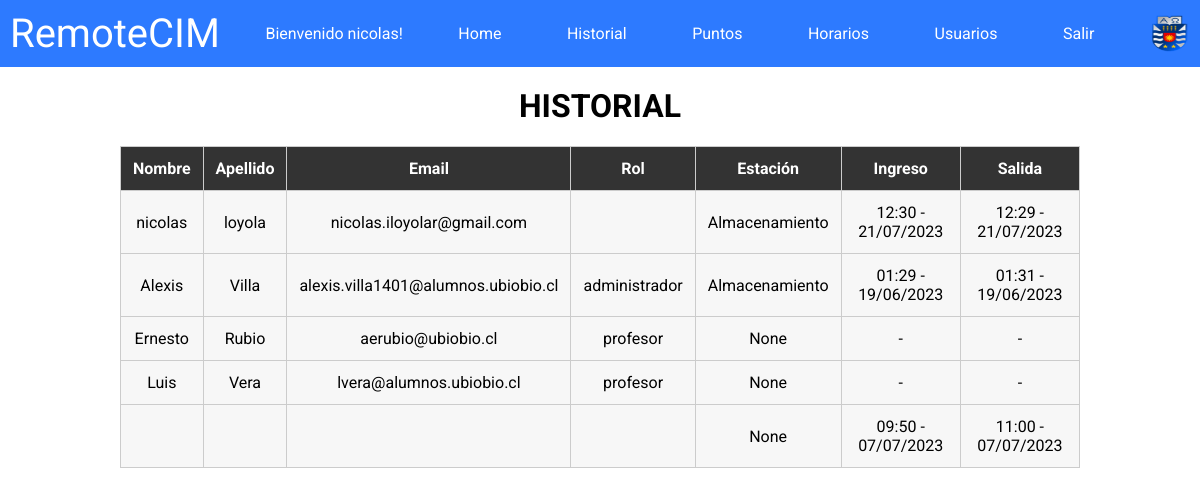
Page /historial/ (signed in) on the earlier database version.
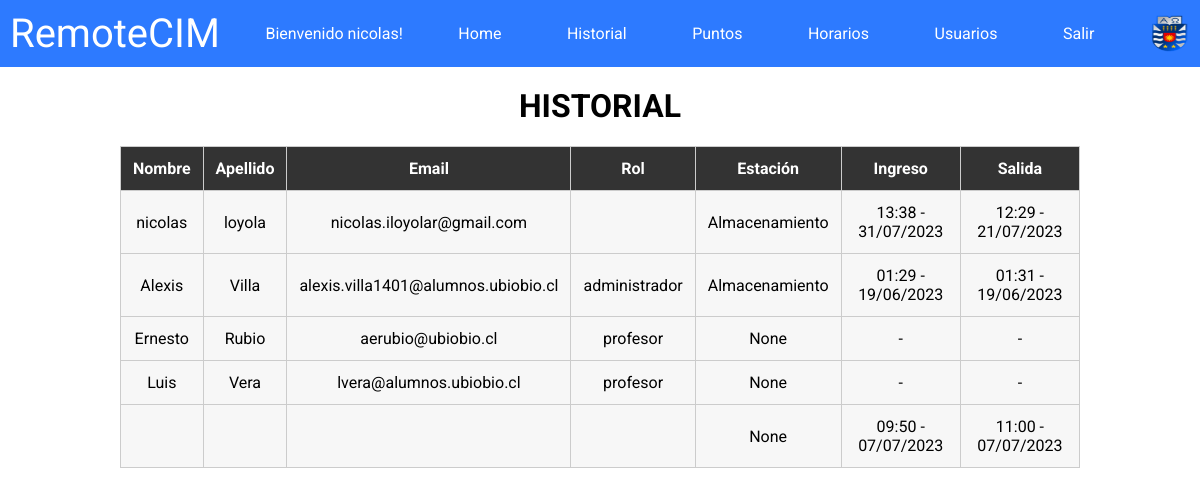
Same page on the later database version.
### remotecim/models.py (models this page shows, shortened)
class Usuario(AbstractBaseUser, PermissionsMixin):
    id_usuario = models.AutoField(primary_key=True)
    nombre = models.CharField(max_length=255)
    apellido = models.CharField(max_length=255)
    email = models.EmailField(max_length=255, unique=True)
    password = models.CharField(max_length=255)
    rol = models.CharField(max_length=255)
    is_active = models.BooleanField(default=True)
    is_staff = models.BooleanField(default=False)
    fecha_hora_inicio = models.DateTimeField(null=True, blank=True)
    fecha_hora_fin = models.DateTimeField(null=True, blank=True)
    horario_confirmado = models.BooleanField(default=False)
    ultima_estacion = models.CharField(max_length=255, choices=(
        ('almacenamiento', 'Almacenamiento'),
        ('mecanizado', 'Mecanizado'),
        ('control_de_calidad', 'Control de Calidad'),
    ), null=True, blank=True)
    USERNAME_FIELD = 'email'
    REQUIRED_FIELDS = ['nombre', 'apellido']
    objects = UsuarioManager()

### remotecim/views.py (the view)
# urls.py: path('historial/', historial_view, name = 'historial'),
def historial_view(request):
    usuarios = Usuario.objects.all()
    if request.user.is_authenticated:
        usuarios = Usuario.objects.all()
        return render(request, 'historial.html', {'usuarios': usuarios})
    else:
        return redirect('login')

### remotecim/templates/historial.html
{% extends 'base.html' %}
{% block content %}
  <h1 class="h1-historial">HISTORIAL</h1>
  <div class="table-container">
    <table class="custom-table">
      <thead>
        <tr>
          <th>Nombre</th>
          <th>Apellido</th>
          <th>Email</th>
          <th>Rol</th>
          <th>Estación</th>
          <th>Ingreso</th>
          <th>Salida</th>
        </tr>
      </thead>
      <tbody>
        {% for usuario in usuarios %}
          <tr>
            <td>{{ usuario.nombre }}</td>
            <td>{{ usuario.apellido }}</td>
            <td>{{ usuario.email }}</td>
            <td>{{ usuario.rol }}</td>
            <td>{{ usuario.ultima_estacion }}</td>
            <td>{{ usuario.fecha_hora_inicio|time:"H:i" }} - {{ usuario.fecha_hora_inicio|date:"d/m/Y" }}</td>
            <td>{{ usuario.fecha_hora_fin|time:"H:i" }} - {{ usuario.fecha_hora_fin|date:"d/m/Y" }}</td>
          </tr>
        {% endfor %}
      </tbody>
    </table>
  </div>
{% endblock %}

### remotecim/templates/navbar.html
{% load static %}
<nav class="navbar">
    <a class="logo-navbar">RemoteCIM</a>
    {% if user.is_authenticated %}
        <div class="navbar-text">Bienvenido {{ user.nombre }}!</div>
        <a class="a-navbar" href="{% url 'home' %}">Home</a>
        <a class="a-navbar" href="{% url 'historial' %}">Historial</a>
        <a class="a-navbar" href="{% url 'puntos' %}">Puntos</a>
        <a class="a-navbar" href="{% url 'horario' %}">Horarios</a>
        {% if user.rol != 'estudiante' %}
            <a class="a-navbar" href="{% url 'registro' %}">Usuarios</a>
        {% endif %}
        <a class="a-navbar" href="{% url 'logout' %}">Salir</a>
    {% endif %}
    <a href="https://www.ubiobio.cl/w/" target="_blank"><img src="{% static 'images/ubb_escudo.png' %}" width="40px" height="40px" alt="logo-ubb-navbar"></a>
</nav>

Differences in the rows shown:
changed Usuario "nicolas": fecha_hora_inicio "12:30" → "13:38"; fecha_hora_inicio "21/07/2023" → "31/07/2023"
